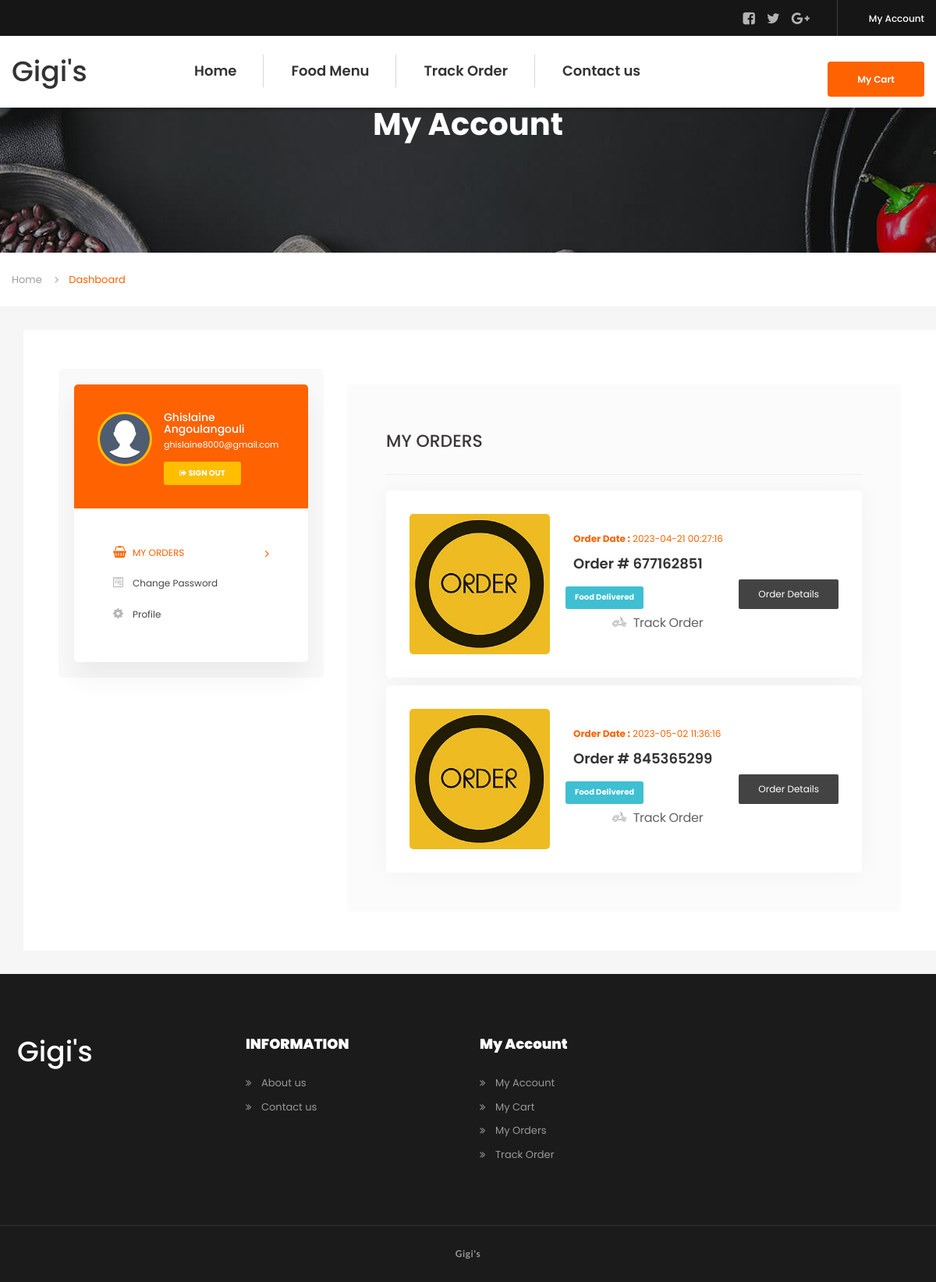
/my-account.php (signed in), run on the app's committed database.
### tables this page shows
CREATE TABLE `tbluser` (
  `ID` int(10) NOT NULL,
  `FirstName` varchar(45) DEFAULT NULL,
  `LastName` varchar(50) DEFAULT NULL,
  `Email` varchar(120) DEFAULT NULL,
  `MobileNumber` bigint(11) DEFAULT NULL,
  `Password` varchar(120) DEFAULT NULL,
  `RegDate` timestamp NOT NULL DEFAULT current_timestamp()
);

CREATE TABLE `tblorderaddresses` (
  `ID` int(11) NOT NULL,
  `UserId` char(100) DEFAULT NULL,
  `Ordernumber` char(100) DEFAULT NULL,
  `Flatnobuldngno` varchar(255) DEFAULT NULL,
  `StreetName` varchar(255) DEFAULT NULL,
  `Postcode` varchar(255) DEFAULT NULL,
  `County` varchar(255) DEFAULT NULL,
  `City` varchar(255) DEFAULT NULL,
  `OrderTime` timestamp NOT NULL DEFAULT current_timestamp(),
  `OrderFinalStatus` varchar(255) DEFAULT NULL
);

### my-account.php (the view, shortened to what this page needs)
<?php
   include_once('includes/dbconnection.php');
   if (strlen($_SESSION['fosuid']==0)) {
  header('location:logout.php');
  } else{
   ?>
<!DOCTYPE html>
<html lang="en">
   <head>
      <link rel="stylesheet" href="assets/css/icons.min.css">
      <link rel="stylesheet" href="assets/css/bootstrap.min.css">
      <link rel="stylesheet" href="assets/css/main.css">
      <link rel="stylesheet" href="assets/css/red-color.css">
      <link rel="stylesheet" href="assets/css/yellow-color.css">
      <link rel="stylesheet" href="assets/css/responsive.css">
   </head>
   <body itemscope>
      <?php include_once('includes/header.php');?>
      <section>
         <div class="block">
            <div class="fixed-bg" style="background-image: url(assets/images/topbg.jpg);"></div>
            <div class="page-title-wrapper text-center">
               <div class="col-md-12 col-sm-12 col-lg-12">
                  <div class="page-title-inner">
                     <h1 itemprop="headline">My Account</h1>
                  </div>
               </div>
            </div>
         </div>
      </section>
      <div class="bread-crumbs-wrapper">
         <div class="container">
            <ol class="breadcrumb">
               <li class="breadcrumb-item"><a href="index.php" title="" itemprop="url">Home</a></li>
               <li class="breadcrumb-item active">Dashboard</li>
            </ol>
         </div>
      </div>
      <section>
         <div class="block less-spacing gray-bg top-padd30">
            <div class="container">
               <div class="row">
                  <div class="col-md-12 col-sm-12 col-lg-12">
                     <div class="sec-box">
                        <div class="dashboard-tabs-wrapper">
                           <div class="row">
                              <div class="col-md-4 col-sm-12 col-lg-4">
                                 <div class="profile-sidebar brd-rd5 wow fadeIn" data-wow-delay="0.2s">
                                    <div class="profile-sidebar-inner brd-rd5">
                                <?php
$pid=$_SESSION['fosuid'];
$ret=mysqli_query($con,"select * from tbluser where ID='$pid'");
while ($row=mysqli_fetch_array($ret)) {
?>
                                       <div class="user-info red-bg">
                                          <img class="brd-rd50" src="assets/images/profile.png" alt="user-avatar.jpg" itemprop="image">
                                          <div class="user-info-inner">
                                             <h5 itemprop="headline"><a href="#" title="" itemprop="url"><?php  echo $row['FirstName']." ".$row['LastName'];?></a></h5>
                                             <span><a href="#" title="" itemprop="url"><?php  echo $row['Email'];?></a></span>
                                             <a class="brd-rd3 sign-out-btn yellow-bg" href="logout.php" title="" itemprop="url"><i class="fa fa-sign-out"></i> SIGN OUT</a>
                                          </div>
                                       </div>
                                   <?php } ?>
                                       <ul class="nav nav-tabs">
                                          <li class="active"><a href="#my-orders" data-toggle="tab"><i class="fa fa-shopping-basket"></i> MY ORDERS</a></li>
                                          <li><a href="#statement" data-toggle="tab"><i class="fa fa-wpforms"></i> Change Password</a></li>
                                          <li><a href="#account-settings" data-toggle="tab"><i class="fa fa-cog"></i> Profile</a></li>
                                       </ul>
                                    </div>
                                 </div>
                              </div>
                              <div class="col-md-8 col-sm-12 col-lg-8">
                                 <div class="tab-content">
                                    <div class="tab-pane fade in active" id="my-orders">
                                       <div class="tabs-wrp brd-rd5">
                                          <h4 itemprop="headline">MY ORDERS</h4>
                                          <hr />
                                          <div class="order-list">
<?php
$uid=$_SESSION['fosuid'];
      $query=mysqli_query($con,"select * from  tblorderaddresses  where UserId='$uid'");
      $num=mysqli_num_rows( $query);
      if($num>0){
              while($row=mysqli_fetch_array($query))
              { ?>
                                             <div class="order-item brd-rd5">
                                                <div class="order-thumb brd-rd5">
                                                   <a href="#" title="" itemprop="url"><img src="assets/images/order.jpg" alt="order-img1.jpg" itemprop="image"></a>
                                                </div>
                                                <div class="order-info">
                                                   <span class="red-clr"><b>Order Date :</b> <?php echo $row['OrderTime']?></span>
                                                   <h4 itemprop="headline"><a href="#" title="" itemprop="url">Order # <?php echo $row['Ordernumber'];?></a></h4>
                                                   <span class="processing brd-rd3"> <?php $status=$row['OrderFinalStatus'];
if($status==''){
 echo "Waiting for Restaurant confirmation";
} else{
echo $status;
}
                                                    ?></span>
                                                   <a class="brd-rd2" href="order-details.php?onumber=<?php echo $row['Ordernumber'];?>" title="Order Detail" itemprop="url">Order Details</a>
                                                   <ul class="post-meta">
                                     <li style="font-size:16px;"> <a href="javascript:void(0);" onClick="popUpWindow('trackorder.php?oid=<?php echo htmlentities($row['Ordernumber']);?>');" title="Track order"><i class="flaticon-transport"></i> Track Order</a></li>
                                                                    </ul>
                                                </div>
                                             </div>
                                         <?php } } else {?>
                                    <h5 style="color:red">No order found</h5>
                                     <?php } ?>
                                          </div>
                                       </div>
                                    </div>
                                 </div>
                              </div>
                           </div>
                        </div>
                     </div>
                  </div>
               </div>
            </div>
         </div>
      </section>
      <?php include_once('includes/footer.php');
               ?>
      </main>
   </body>
</html>
<?php } ?>

### includes/header.php (shortened to what this page needs)
    <main>
        <header class="stick">
            <div class="topbar">
                <div class="container">
                    <div class="topbar-register">
                     <?php if (strlen($_SESSION['fosuid']>0)) {?>
   <a  href="my-account.php" title="My Account" itemprop="url">My Account</a>
                     <?php } ?>
                    </div>
                    <div class="social1">
                        <a href="#" title="Facebook" itemprop="url" target="_blank"><i class="fa fa-facebook-square"></i></a>
                        <a href="#" title="Twitter" itemprop="url" target="_blank"><i class="fa fa-twitter"></i></a>
                        <a href="#" title="Google Plus" itemprop="url" target="_blank"><i class="fa fa-google-plus"></i></a>
                    </div>
                </div>
            </div>
            <div class="logo-menu-sec">
                <div class="container">
                    <div class="logo"><h1 itemprop="headline"><a href="index.php" title="Home" itemprop="url">Gigi's</a></h1></div>
                    <nav>
                        <div class="menu-sec">
                            <ul>
<li><a href="index.php" title="Home" itemprop="url">Home</li>
<li class="menu-item-has-children"><a href="our-menu.php" title="RESTAURANTS" itemprop="url">Food Menu</a>
                                </li>
<li><a href="track-order.php" title="Track Order" itemprop="url">Track Order</a></li>
<li><a href="contact-us.php" title="Contact us" itemprop="url">Contact us </a></li>
                            </ul>
                                   <?php if (strlen($_SESSION['fosuid']>0)) {?>
                            <a class="red-bg brd-rd4" href="cart.php" title="Register" itemprop="url"><i class="flaticon-book"></i> My Cart</a>
                        <?php } ?>
                        </div>
                    </nav>
                </div>
            </div>
        </header>

### includes/footer.php
<footer>
          <div class="block top-padd80 bottom-padd80 dark-bg">
              <div class="container">
                  <div class="row">
                      <div class="col-md-12 col-sm-12 col-lg-12">
                          <div class="footer-data">
                              <div class="row">
                                  <div class="col-md-3 col-sm-6 col-lg-3">
                                      <div class="widget about_widget wow fadeIn" data-wow-delay="0.1s">
                                          <div class="logo"><h1 itemprop="headline"><a href="index.php" title="Home" itemprop="url" style="color:#fff">Gigi's</a></h1></div>
                                      </div>
                                  </div>
                                  <div class="col-md-3 col-sm-6 col-lg-3">
                                      <div class="widget information_links wow fadeIn" data-wow-delay="0.2s">
                                          <h4 class="widget-title" itemprop="headline">INFORMATION</h4>
                                          <ul>
                                              <li><a href="about-us.php" title="" itemprop="url">About us</a></li>
                                              <li><a href="contact-us.php" title="" itemprop="url">Contact us</a></li>
                                          </ul>
                                      </div>
                                  </div>
                                  <div class="col-md-3 col-sm-6 col-lg-3">
                                      <div class="widget customer_care wow fadeIn" data-wow-delay="0.3s">
                                          <h4 class="widget-title" itemprop="headline">My Account</h4>
                                          <ul>
                                              <li><a href="my-account.php" title="My Account" itemprop="url">My Account</a></li>
                                              <li><a href="cart.php" title="My Cart" itemprop="url">My Cart</a></li>
                                              <li><a href="my-account.php" title="My Order" itemprop="url">My Orders</a></li>
                                             <li><a href="track-order.php" title="Track Order" itemprop="url">Track Order</a></li>
                                          </ul>
                                      </div>
                                  </div>
                              </div>
                          </div>
                      </div>
                  </div>
              </div>
          </div>
      </footer>
          <div class="bottom-bar dark-bg text-center">
          <div class="container">
              <p itemprop="description">Gigi's</p>
          </div>
      </div>

### assets/css/yellow-color.css (style rules this page uses)
.yellow-bg, .yellow-bg-layer:before, .sudo-bg-yellow:before, .popular-dish-info > a.yellow-bg, .read-more:hover, .read-more:focus, .search-frm > button:hover, .search-frm > button:focus, .newsletter-frm > button:hover, .newsletter-frm > button:focus, .sign-form button:hover, .sign-form button:focus, .booking-table > table tbody td h5:before, .booking-table > table tbody td a.detail-link:hover, .booking-table > table tbody td a.detail-link:focus, .profile-info > a.change-password.yellow-clr::before, .profile-img-upload-btn > label.red-bg:hover, .responsive-logomenu > span.red-bg:hover, .responsive-menu > span.red-bg:hover, .register-btn > a.red-bg:hover, .track-popup-innr > form button.red-bg:hover, .track-popup-innr > form a.red-bg:hover, .order-time > a.red-bg:hover, .order-time > a.red-bg:focus, a.close-buyer:hover, a.close-buyer:focus, a.thanks-close:hover, a.thanks-close:focus, .restaurant-search-form, .chef-box, .menu-sec > a:hover:hover { background-color: #ffbe00; }
.filter-buttons > li.active a, .error-page-inner > a, .user-info.red-bg > img { border-color: #ffbe00; }

### data on the page
tbluser: FirstName "Ghislaine", LastName "Angoulangouli", Email "ghislaine8000@gmail.com"
tblorderaddresses: OrderTime "2023-04-21 00:27:16", Ordernumber "677162851", OrderFinalStatus "Food Delivered"
tblorderaddresses: OrderTime "2023-05-02 11:36:16", Ordernumber "845365299", OrderFinalStatus "Food Delivered"
